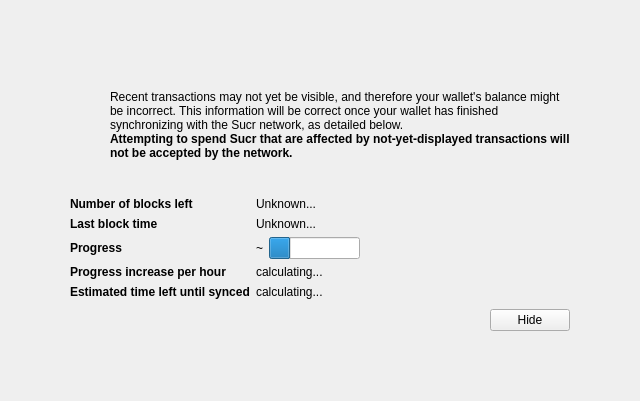
<?xml version="1.0" encoding="UTF-8"?>
<ui version="4.0">
 <class>ModalOverlay</class>
 <widget class="ModalOverlay" name="ModalOverlay">
  <property name="geometry">
   <rect>
    <x>0</x>
    <y>0</y>
    <width>640</width>
    <height>401</height>
   </rect>
  </property>
  <property name="windowTitle">
   <string>Form</string>
  </property>
  <layout class="QVBoxLayout" name="verticalLayout" stretch="0">
   <property name="sizeConstraint">
    <enum>QLayout::SetDefaultConstraint</enum>
   </property>
   <property name="leftMargin">
    <number>0</number>
   </property>
   <property name="topMargin">
    <number>0</number>
   </property>
   <property name="rightMargin">
    <number>0</number>
   </property>
   <property name="bottomMargin">
    <number>0</number>
   </property>
   <item>
    <widget class="QWidget" name="bgWidget" native="true">
     <property name="styleSheet">
      <string notr="true"/>
     </property>
     <layout class="QVBoxLayout" name="verticalLayoutMain" stretch="0">
      <property name="leftMargin">
       <number>60</number>
      </property>
      <property name="topMargin">
       <number>60</number>
      </property>
      <property name="rightMargin">
       <number>60</number>
      </property>
      <property name="bottomMargin">
       <number>60</number>
      </property>
      <item>
       <widget class="QWidget" name="contentWidget" native="true">
        <property name="styleSheet">
         <string notr="true"/>
        </property>
        <layout class="QVBoxLayout" name="verticalLayoutSub" stretch="1,0,0,0,0">
         <property name="spacing">
          <number>0</number>
         </property>
         <property name="leftMargin">
          <number>10</number>
         </property>
         <property name="topMargin">
          <number>10</number>
         </property>
         <property name="rightMargin">
          <number>10</number>
         </property>
         <property name="bottomMargin">
          <number>10</number>
         </property>
         <item>
          <layout class="QHBoxLayout" name="horizontalLayoutIconText" stretch="0,1">
           <property name="topMargin">
            <number>20</number>
           </property>
           <item>
            <layout class="QVBoxLayout" name="verticalLayoutIcon">
             <property name="leftMargin">
              <number>0</number>
             </property>
             <item>
              <widget class="QPushButton" name="warningIcon">
               <property name="enabled">
                <bool>false</bool>
               </property>
               <property name="text">
                <string/>
               </property>
               <property name="icon">
                <iconset>
                 <normaloff>:/icons/warning</normaloff>
                 <disabledoff>:/icons/warning</disabledoff>:/icons/warning</iconset>
               </property>
               <property name="iconSize">
                <size>
                 <width>48</width>
                 <height>48</height>
                </size>
               </property>
               <property name="flat">
                <bool>true</bool>
               </property>
              </widget>
             </item>
             <item>
              <spacer name="verticalSpacerWarningIcon">
               <property name="orientation">
                <enum>Qt::Vertical</enum>
               </property>
               <property name="sizeHint" stdset="0">
                <size>
                 <width>20</width>
                 <height>40</height>
                </size>
               </property>
              </spacer>
             </item>
            </layout>
           </item>
           <item>
            <layout class="QVBoxLayout" name="verticalLayoutInfoText">
             <property name="leftMargin">
              <number>0</number>
             </property>
             <property name="topMargin">
              <number>0</number>
             </property>
             <item>
              <widget class="QLabel" name="infoText">
               <property name="text">
                <string>Recent transactions may not yet be visible, and therefore your wallet's balance might be incorrect. This information will be correct once your wallet has finished synchronizing with the Sucr network, as detailed below.</string>
               </property>
               <property name="textFormat">
                <enum>Qt::RichText</enum>
               </property>
               <property name="wordWrap">
                <bool>true</bool>
               </property>
              </widget>
             </item>
             <item>
              <widget class="QLabel" name="infoTextStrong">
               <property name="font">
                <font>
                 <weight>75</weight>
                 <bold>true</bold>
                </font>
               </property>
               <property name="text">
                <string>Attempting to spend Sucr that are affected by not-yet-displayed transactions will not be accepted by the network.</string>
               </property>
               <property name="textFormat">
                <enum>Qt::RichText</enum>
               </property>
               <property name="wordWrap">
                <bool>true</bool>
               </property>
              </widget>
             </item>
             <item>
              <spacer name="verticalSpacerInTextSpace">
               <property name="orientation">
                <enum>Qt::Vertical</enum>
               </property>
               <property name="sizeHint" stdset="0">
                <size>
                 <width>20</width>
                 <height>40</height>
                </size>
               </property>
              </spacer>
             </item>
            </layout>
           </item>
          </layout>
         </item>
         <item>
          <spacer name="verticalSpacerAfterText">
           <property name="orientation">
            <enum>Qt::Vertical</enum>
           </property>
           <property name="sizeHint" stdset="0">
            <size>
             <width>20</width>
             <height>40</height>
            </size>
           </property>
          </spacer>
         </item>
         <item>
          <layout class="QFormLayout" name="formLayout">
           <property name="fieldGrowthPolicy">
            <enum>QFormLayout::FieldsStayAtSizeHint</enum>
           </property>
           <property name="horizontalSpacing">
            <number>6</number>
           </property>
           <property name="verticalSpacing">
            <number>6</number>
           </property>
           <property name="topMargin">
            <number>10</number>
           </property>
           <item row="0" column="0">
            <widget class="QLabel" name="labelNumberOfBlocksLeft">
             <property name="font">
              <font>
               <weight>75</weight>
               <bold>true</bold>
              </font>
             </property>
             <property name="text">
              <string>Number of blocks left</string>
             </property>
            </widget>
           </item>
           <item row="0" column="1">
            <widget class="QLabel" name="numberOfBlocksLeft">
             <property name="text">
              <string>Unknown...</string>
             </property>
            </widget>
           </item>
           <item row="1" column="0">
            <widget class="QLabel" name="labelLastBlockTime">
             <property name="font">
              <font>
               <weight>75</weight>
               <bold>true</bold>
              </font>
             </property>
             <property name="text">
              <string>Last block time</string>
             </property>
            </widget>
           </item>
           <item row="1" column="1">
            <widget class="QLabel" name="newestBlockDate">
             <property name="sizePolicy">
              <sizepolicy hsizetype="Maximum" vsizetype="Preferred">
               <horstretch>0</horstretch>
               <verstretch>0</verstretch>
              </sizepolicy>
             </property>
             <property name="text">
              <string>Unknown...</string>
             </property>
            </widget>
           </item>
           <item row="2" column="0">
            <widget class="QLabel" name="labelSyncDone">
             <property name="font">
              <font>
               <weight>75</weight>
               <bold>true</bold>
              </font>
             </property>
             <property name="text">
              <string>Progress</string>
             </property>
            </widget>
           </item>
           <item row="2" column="1">
            <layout class="QHBoxLayout" name="horizontalLayoutSync" stretch="0,1">
             <item>
              <widget class="QLabel" name="percentageProgress">
               <property name="text">
                <string>~</string>
               </property>
              </widget>
             </item>
             <item>
              <widget class="QProgressBar" name="progressBar">
               <property name="value">
                <number>24</number>
               </property>
               <property name="format">
                <string/>
               </property>
              </widget>
             </item>
            </layout>
           </item>
           <item row="4" column="0">
            <widget class="QLabel" name="labelProgressIncrease">
             <property name="font">
              <font>
               <weight>75</weight>
               <bold>true</bold>
              </font>
             </property>
             <property name="text">
              <string>Progress increase per hour</string>
             </property>
            </widget>
           </item>
           <item row="4" column="1">
            <widget class="QLabel" name="progressIncreasePerH">
             <property name="text">
              <string>calculating...</string>
             </property>
            </widget>
           </item>
           <item row="5" column="0">
            <widget class="QLabel" name="labelEstimatedTimeLeft">
             <property name="font">
              <font>
               <weight>75</weight>
               <bold>true</bold>
              </font>
             </property>
             <property name="text">
              <string>Estimated time left until synced</string>
             </property>
            </widget>
           </item>
           <item row="5" column="1">
            <widget class="QLabel" name="expectedTimeLeft">
             <property name="text">
              <string>calculating...</string>
             </property>
            </widget>
           </item>
          </layout>
         </item>
         <item>
          <layout class="QHBoxLayout" name="horizontalLayoutButtons">
           <property name="leftMargin">
            <number>10</number>
           </property>
           <property name="topMargin">
            <number>10</number>
           </property>
           <item>
            <spacer name="horizontalSpacer">
             <property name="orientation">
              <enum>Qt::Horizontal</enum>
             </property>
             <property name="sizeHint" stdset="0">
              <size>
               <width>40</width>
               <height>20</height>
              </size>
             </property>
            </spacer>
           </item>
           <item>
            <widget class="QPushButton" name="closeButton">
             <property name="text">
              <string>Hide</string>
             </property>
            </widget>
           </item>
          </layout>
         </item>
         <item>
          <layout class="QVBoxLayout" name="verticalLayout_2">
           <item>
            <spacer name="verticalSpacer">
             <property name="orientation">
              <enum>Qt::Vertical</enum>
             </property>
             <property name="sizeHint" stdset="0">
              <size>
               <width>20</width>
               <height>40</height>
              </size>
             </property>
            </spacer>
           </item>
          </layout>
         </item>
        </layout>
       </widget>
      </item>
     </layout>
    </widget>
   </item>
  </layout>
 </widget>
 <customwidgets>
  <customwidget>
   <class>ModalOverlay</class>
   <extends>QWidget</extends>
   <header>modaloverlay.h</header>
   <container>1</container>
  </customwidget>
 </customwidgets>
 <resources/>
 <connections/>
</ui>
